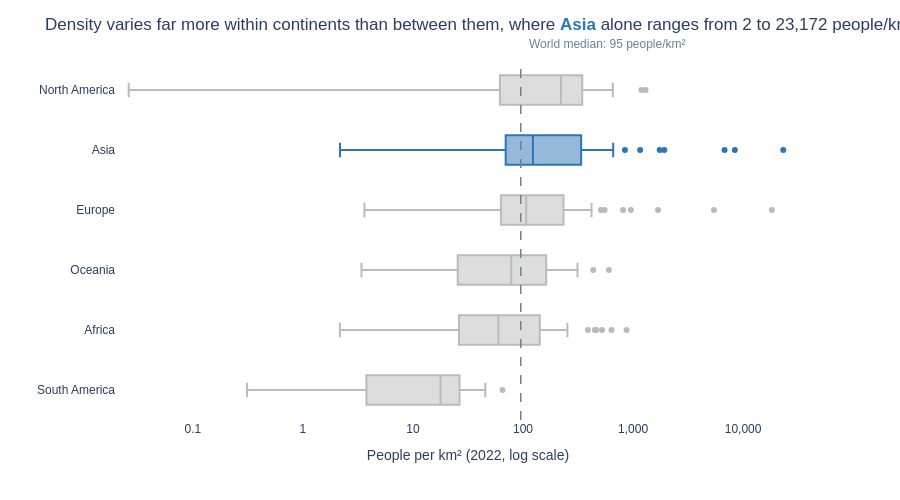

Notebook source saved alongside this figure:
### Markdown cell above
**Chart choice & justification:** *Which chart did you choose, and why? Justify design choices.

For this question, I chose a box plot to use because the question asks for the "spread, not just the average" and involves comparing multiple groups, as 6 continents. Here, the box plot provides us a compact representation of the median, IQR, and outliers. A histogram is better suited for a single distribution, while a violin plot would produce a misleading shape, given that some continents have very few countries (for instance, 14 in South America). The density is heavily right-skewed (ranging from 23,000/km² in Macau to 0.03/km² in Greenland), so I applied a log scale. Otherwise, all the boxes would have been compressed against zero.

The continents are ordered by their medians, and the chart is oriented horizontally because the continent names are long. Outliers—consisting of city-states and microstates—are displayed individually using `points='outliers'`.

The reference line represents the global median rather than the mean, as the median is a more accurate measure of central tendency for skewed data. I used a gray-and-highlight color scheme: Asia is colored blue (matching the color used for Asia in others as well) because it contains the world’s most densely populated areas as Macau, Singapore, Hong Kong and exhibits the widest absolute range. The other continents are shown in gray to provide context. In the title, the word "Asia" is colored to match the corresponding box.

### Code cell
# Q4
order = df.groupby('Continent')['Density'].median().sort_values(ascending=False).index.tolist()
world_med = df['Density'].median()
asia = df.loc[df['Continent'] == 'Asia', 'Density']

fig = px.box(df, x='Density', y='Continent', color='Continent', orientation='h',
             points='outliers', log_x=True,
             category_orders={'Continent': order},           # sorted by median, highest on top
             color_discrete_map={c: (BLUE if c == 'Asia' else GREY) for c in order},   # grey + highlight
             hover_name='Country', template='plotly_white', height=500)

# Median reference line (median, not mean: density is heavily skewed)
fig.add_vline(x=world_med, line_dash='dash', line_color='slategrey', line_width=1.5)
fig.add_annotation(x=np.log10(world_med), y=1.02, xref='x', yref='paper',   # annotation x on a log axis = log10
                   text=f'World median: {world_med:.0f} people/km²', showarrow=False,
                   xanchor='left', xshift=6, yanchor='bottom', font=dict(color='slategrey', size=12))

fig.update_layout(
    title=(f"Density varies far more within continents than between them, where "
           f"<span style='color:{BLUE}'><b>Asia</b></span> alone ranges from {asia.min():.0f} to {asia.max():,.0f} people/km²"),
    font=dict(family='Arial', size=12),
    boxmode='overlay', showlegend=False,                 # one box per row, centred
    xaxis=dict(title='People per km² (2022, log scale)', showgrid=False,
               tickvals=[0.1, 1, 10, 100, 1000, 10000], ticktext=['0.1', '1', '10', '100', '1,000', '10,000'],
               range=[np.log10(0.02), np.log10(50000)]),   # log axis range is given in log10 units
    yaxis=dict(title=''))
save_and_show(fig, 'q4_box')

### Figure 1 — Plotly figure (JSON) as saved in the notebook; plotly's stock layout.template omitted (floating-point values rounded to 4 significant figures)
{"data": [{"alignmentgroup": "True", "boxpoints": "outliers", "hovertemplate": "<b>%{hovertext}</b><br><br>Continent=%{y}<br>Density=%{x}<extra></extra>", "hovertext": ["Anguilla", "Antigua and Barbuda", "Aruba", "Bahamas", "Barbados", "Belize", "Bermuda", "British Virgin Islands", "Canada", "Cayman Islands", "Costa Rica", "Cuba", "Curacao", "Dominica", "Dominican Republic", "El Salvador", "Greenland", "Grenada", "Guadeloupe", "Guatemala", "Haiti", "Honduras", "Jamaica", "Martinique", "Mexico", "Montserrat", "Nicaragua", "Panama", "Puerto Rico", "Saint Barthelemy", "Saint Kitts and Nevis", "Saint Lucia", "Saint Martin", "Saint Pierre and Miquelon", "Saint Vincent and the Grenadines", "Sint Maarten", "Trinidad and Tobago", "Turks and Caicos Islands", "United States", "United States Virgin Islands"], "legendgroup": "North America", "marker": {"color": "#BBBBBB"}, "name": "North America", "notched": false, "offsetgroup": "North America", "orientation": "h", "showlegend": true, "x": [174.3, 212.1, 591.4, 29.4, 655.0, 17.65, 1189.0, 207.3, 3.851, 260.2, 101.4, 102.0, 430.5, 96.85, 230.7, 301.1, 0.0261, 364.6, 243.1, 163.9, 417.5, 92.74, 257.2, 325.8, 64.91, 43.04, 53.3, 58.46, 366.7, 522.2, 182.6, 292.0, 599.8, 24.22, 267.2, 1299.0, 298.4, 48.21, 36.09, 286.6], "x0": " ", "xaxis": "x", "y": ["North America", "North America", "North America", "North America", "North America", "North America", "North America", "North America", "North America", "North America", "North America", "North America", "North America", "North America", "North America", "North America", "North America", "North America", "North America", "North America", "North America", "North America", "North America", "North America", "North America", "North America", "North America", "North America", "North America", "North America", "North America", "North America", "North America", "North America", "North America", "North America", "North America", "North America", "North America", "North America"], "y0": " ", "yaxis": "y", "type": "box"}, {"alignmentgroup": "True", "boxpoints": "outliers", "hovertemplate": "<b>%{hovertext}</b><br><br>Continent=%{y}<br>Density=%{x}<extra></extra>", "hovertext": ["Afghanistan", "Armenia", "Azerbaijan", "Bahrain", "Bangladesh", "Bhutan", "Brunei", "Cambodia", "China", "Georgia", "Hong Kong", "India", "Indonesia", "Iran", "Iraq", "Israel", "Japan", "Jordan", "Kazakhstan", "Kuwait", "Kyrgyzstan", "Laos", "Lebanon", "Macau", "Malaysia", "Maldives", "Mongolia", "Myanmar", "Nepal", "North Korea", "Oman", "Pakistan", "Palestine", "Philippines", "Qatar", "Saudi Arabia", "Singapore", "South Korea", "Sri Lanka", "Syria", "Taiwan", "Tajikistan", "Thailand", "Timor-Leste", "Turkey", "Turkmenistan", "United Arab Emirates", "Uzbekistan", "Vietnam", "Yemen"], "legendgroup": "Asia", "marker": {"color": "#2E75B6"}, "name": "Asia", "notched": false, "offsetgroup": "Asia", "orientation": "h", "showlegend": true, "x": [63.06, 93.48, 119.6, 1924.0, 1160.0, 20.38, 77.88, 92.62, 146.9, 53.72, 6783.0, 431.1, 144.7, 53.73, 101.5, 435.2, 328.0, 126.3, 7.119, 239.6, 33.16, 31.8, 525.2, 23170.0, 102.6, 1746.0, 2.173, 80.08, 207.6, 216.3, 14.79, 267.4, 844.1, 337.5, 232.6, 16.94, 8416.0, 517.1, 332.8, 119.5, 660.2, 69.55, 139.7, 90.18, 108.9, 13.18, 112.9, 77.4, 296.4, 63.82], "x0": " ", "xaxis": "x", "y": ["Asia", "Asia", "Asia", "Asia", "Asia", "Asia", "Asia", "Asia", "Asia", "Asia", "Asia", "Asia", "Asia", "Asia", "Asia", "Asia", "Asia", "Asia", "Asia", "Asia", "Asia", "Asia", "Asia", "Asia", "Asia", "Asia", "Asia", "Asia", "Asia", "Asia", "Asia", "Asia", "Asia", "Asia", "Asia", "Asia", "Asia", "Asia", "Asia", "Asia", "Asia", "Asia", "Asia", "Asia", "Asia", "Asia", "Asia", "Asia", "Asia", "Asia"], "y0": " ", "yaxis": "y", "type": "box"}, {"alignmentgroup": "True", "boxpoints": "outliers", "hovertemplate": "<b>%{hovertext}</b><br><br>Continent=%{y}<br>Density=%{x}<extra></extra>", "hovertext": ["Albania", "Andorra", "Austria", "Belarus", "Belgium", "Bosnia and Herzegovina", "Bulgaria", "Croatia", "Cyprus", "Czech Republic", "Denmark", "Estonia", "Faroe Islands", "Finland", "France", "Germany", "Gibraltar", "Greece", "Guernsey", "Hungary", "Iceland", "Ireland", "Isle of Man", "Italy", "Jersey", "Latvia", "Liechtenstein", "Lithuania", "Luxembourg", "Malta", "Moldova", "Monaco", "Montenegro", "Netherlands", "North Macedonia", "Norway", "Poland", "Portugal", "Romania", "Russia", "San Marino", "Serbia", "Slovakia", "Slovenia", "Spain", "Sweden", "Switzerland", "Ukraine", "United Kingdom", "Vatican City"], "legendgroup": "Europe", "marker": {"color": "#BBBBBB"}, "name": "Europe", "notched": false, "offsetgroup": "Europe", "orientation": "h", "showlegend": true, "x": [98.87, 170.6, 106.6, 45.93, 381.8, 63.14, 61.17, 71.22, 135.3, 133.1, 136.5, 29.32, 38.11, 16.37, 117.1, 233.5, 5442.0, 78.68, 811.6, 107.1, 3.62, 71.48, 147.8, 195.9, 955.0, 28.67, 245.8, 42.11, 250.4, 1688.0, 96.7, 18230.0, 45.4, 419.7, 81.42, 16.78, 127.5, 111.5, 82.47, 8.464, 551.8, 81.73, 115.1, 104.6, 93.99, 23.43, 211.7, 65.79, 277.9, 510], "x0": " ", "xaxis": "x", "y": ["Europe", "Europe", "Europe", "Europe", "Europe", "Europe", "Europe", "Europe", "Europe", "Europe", "Europe", "Europe", "Europe", "Europe", "Europe", "Europe", "Europe", "Europe", "Europe", "Europe", "Europe", "Europe", "Europe", "Europe", "Europe", "Europe", "Europe", "Europe", "Europe", "Europe", "Europe", "Europe", "Europe", "Europe", "Europe", "Europe", "Europe", "Europe", "Europe", "Europe", "Europe", "Europe", "Europe", "Europe", "Europe", "Europe", "Europe", "Europe", "Europe", "Europe"], "y0": " ", "yaxis": "y", "type": "box"}, {"alignmentgroup": "True", "boxpoints": "outliers", "hovertemplate": "<b>%{hovertext}</b><br><br>Continent=%{y}<br>Density=%{x}<extra></extra>", "hovertext": ["American Samoa", "Australia", "Cook Islands", "Fiji", "French Polynesia", "Guam", "Kiribati", "Marshall Islands", "Micronesia", "Nauru", "New Caledonia", "New Zealand", "Niue", "Northern Mariana Islands", "Palau", "Papua New Guinea", "Samoa", "Solomon Islands", "Tokelau", "Tonga", "Tuvalu", "Vanuatu", "Wallis and Futuna"], "legendgroup": "Oceania", "marker": {"color": "#BBBBBB"}, "name": "Oceania", "notched": false, "offsetgroup": "Oceania", "orientation": "h", "showlegend": true, "x": [222.5, 3.403, 72.08, 50.88, 73.5, 312.9, 161.8, 229.7, 162.6, 603.2, 15.61, 19.17, 7.439, 106.8, 39.34, 21.91, 78.25, 25.06, 155.9, 143.0, 435.1, 26.81, 81.49], "x0": " ", "xaxis": "x", "y": ["Oceania", "Oceania", "Oceania", "Oceania", "Oceania", "Oceania", "Oceania", "Oceania", "Oceania", "Oceania", "Oceania", "Oceania", "Oceania", "Oceania", "Oceania", "Oceania", "Oceania", "Oceania", "Oceania", "Oceania", "Oceania", "Oceania", "Oceania"], "y0": " ", "yaxis": "y", "type": "box"}, {"alignmentgroup": "True", "boxpoints": "outliers", "hovertemplate": "<b>%{hovertext}</b><br><br>Continent=%{y}<br>Density=%{x}<extra></extra>", "hovertext": ["Algeria", "Angola", "Benin", "Botswana", "Burkina Faso", "Burundi", "Cameroon", "Cape Verde", "Central African Republic", "Chad", "Comoros", "Djibouti", "DR Congo", "Egypt", "Equatorial Guinea", "Eritrea", "Eswatini", "Ethiopia", "Gabon", "Gambia", "Ghana", "Guinea", "Guinea-Bissau", "Ivory Coast", "Kenya", "Lesotho", "Liberia", "Libya", "Madagascar", "Malawi", "Mali", "Mauritania", "Mauritius", "Mayotte", "Morocco", "Mozambique", "Namibia", "Niger", "Nigeria", "Republic of the Congo", "Reunion", "Rwanda", "Sao Tome and Principe", "Senegal", "Seychelles", "Sierra Leone", "Somalia", "South Africa", "South Sudan", "Sudan", "Tanzania", "Togo", "Tunisia", "Uganda", "Western Sahara", "Zambia", "Zimbabwe"], "legendgroup": "Africa", "marker": {"color": "#BBBBBB"}, "name": "Africa", "notched": false, "offsetgroup": "Africa", "orientation": "h", "showlegend": true, "x": [18.85, 28.55, 118.6, 4.519, 83.06, 463.1, 58.71, 147.1, 8.956, 13.8, 449.4, 48.31, 42.22, 110.7, 59.71, 31.33, 69.2, 111.7, 8.925, 253.2, 140.3, 56.37, 58.29, 87.33, 93.09, 75.96, 47.61, 3.872, 50.44, 172.2, 18.22, 4.595, 637.0, 871.9, 83.88, 41.13, 3.109, 20.69, 236.6, 17.46, 387.9, 523.1, 235.9, 88.03, 237.0, 120.0, 27.6, 49.05, 17.61, 24.85, 69.3, 155.8, 75.52, 195.6, 2.165, 26.6, 41.77], "x0": " ", "xaxis": "x", "y": ["Africa", "Africa", "Africa", "Africa", "Africa", "Africa", "Africa", "Africa", "Africa", "Africa", "Africa", "Africa", "Africa", "Africa", "Africa", "Africa", "Africa", "Africa", "Africa", "Africa", "Africa", "Africa", "Africa", "Africa", "Africa", "Africa", "Africa", "Africa", "Africa", "Africa", "Africa", "Africa", "Africa", "Africa", "Africa", "Africa", "Africa", "Africa", "Africa", "Africa", "Africa", "Africa", "Africa", "Africa", "Africa", "Africa", "Africa", "Africa", "Africa", "Africa", "Africa", "Africa", "Africa", "Africa", "Africa", "Africa", "Africa"], "y0": " ", "yaxis": "y", "type": "box"}, {"alignmentgroup": "True", "boxpoints": "outliers", "hovertemplate": "<b>%{hovertext}</b><br><br>Continent=%{y}<br>Density=%{x}<extra></extra>", "hovertext": ["Argentina", "Bolivia", "Brazil", "Chile", "Colombia", "Ecuador", "Falkland Islands", "French Guiana", "Guyana", "Paraguay", "Peru", "Suriname", "Uruguay", "Venezuela"], "legendgroup": "South America", "marker": {"color": "#BBBBBB"}, "name": "South America", "notched": false, "offsetgroup": "South America", "orientation": "h", "showlegend": true, "x": [16.37, 11.13, 25.28, 25.93, 45.43, 65.02, 0.3105, 3.646, 3.762, 16.67, 26.49, 3.773, 18.91, 30.88], "x0": " ", "xaxis": "x", "y": ["South America", "South America", "South America", "South America", "South America", "South America", "South America", "South America", "South America", "South America", "South America", "South America", "South America", "South America"], "y0": " ", "yaxis": "y", "type": "box"}], "layout": {"xaxis": {"anchor": "y", "domain": [0, 1], "title": {"text": "People per km² (2022, log scale)"}, "type": "log", "showgrid": false, "tickvals": [0.1, 1, 10, 100, 1000, 10000], "ticktext": ["0.1", "1", "10", "100", "1,000", "10,000"], "range": [-1.699, 4.699]}, "yaxis": {"anchor": "x", "domain": [0, 1], "title": {"text": ""}, "categoryorder": "array", "categoryarray": ["South America", "Africa", "Oceania", "Europe", "Asia", "North America"]}, "legend": {"title": {"text": "Continent"}, "tracegroupgap": 0}, "margin": {"t": 60}, "boxmode": "overlay", "height": 500, "shapes": [{"line": {"color": "slategrey", "dash": "dash", "width": 1.5}, "type": "line", "x0": 95.35, "x1": 95.35, "xref": "x", "y0": 0, "y1": 1, "yref": "y domain"}], "annotations": [{"font": {"color": "slategrey", "size": 12}, "showarrow": false, "text": "World median: 95 people/km²", "x": 1.979, "xanchor": "left", "xref": "x", "xshift": 6, "y": 1.02, "yanchor": "bottom", "yref": "paper"}], "font": {"family": "Arial", "size": 12}, "title": {"text": "Density varies far more within continents than between them, where <span style='color:#2E75B6'><b>Asia</b></span> alone ranges from 2 to 23,172 people/km²"}, "showlegend": false}}
